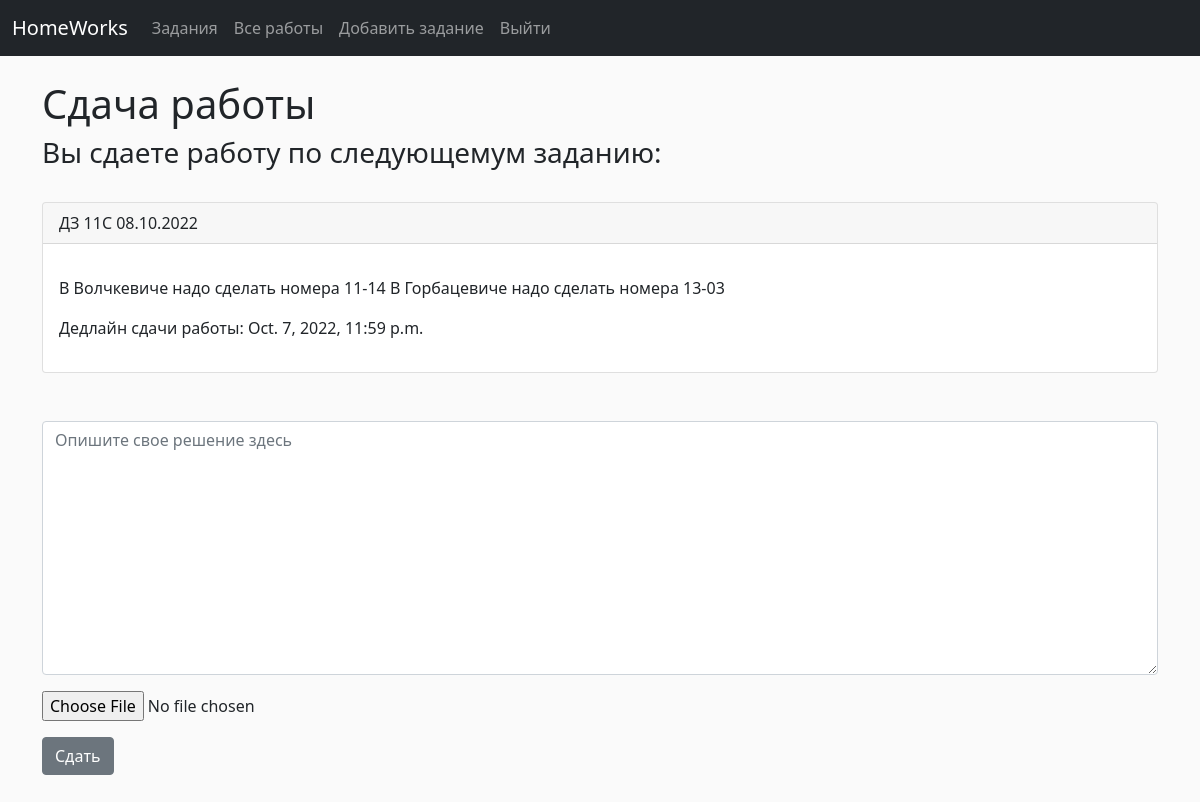
The app's page /add_work/1 (signed in) with its own data.
### works/models.py (models this page shows)
class Task(models.Model):
	name = models.CharField('Название работы', max_length=120)
	description = models.TextField(blank=True)
	deadline = models.DateTimeField('Дедлайн сдачи работы')
	def __str__(self):
		return self.name

### works/views.py (the view)
# urls.py: path('add_work/<task_id>', views.add_work, name="add-work"),
def add_work(request, task_id):
	task = Task.objects.filter(pk=task_id)[0]
	submitted = False
	if request.method == "POST":
		form = WorkForm(request.POST, request.FILES)
		print(form, request.POST)
		if form.is_valid():
			work = form.save(commit=False)
			work.owner = request.user.id
			work.task = task
			work.save()
			return HttpResponseRedirect(f'/add_work/{task_id}?submitted=True')
	else:
		form = WorkForm
		if 'submitted' in request.GET:
			submitted = True
	return render(request, 'works/add_work.html', {'form': form, 'submitted': submitted, 'task': task})

### works/templates/works/add_work.html (shortened to what this page needs)
{% extends 'works/base.html' %}
{% block content %}
    {% if user.is_authenticated %}
		<h1>Сдача работы</h1>
		{% if submitted %}
			<h3>Вы супешно сдали работу по следующему заданию:</h3>
			<br/>
			<div class="card">
				<div class="card-header">
					{{ task }}
				</div>
				<div class="card-body">
					<p class="card-text">
						<p>{{ task.description }}</p>
						<p>Дедлайн сдачи работы: {{ task.deadline }}</p>
					</p>
				</div>
			</div>
			<br/>
			<form action="{% url 'home' %}">
			    <input type="submit" value="Вернуться на главную"  class="btn btn-secondary">
			</form>
		{% else %}
			<h3>Вы сдаете работу по следующемум заданию:</h3>
			<br/>
			<div class="card">
				<div class="card-header">
					{{ task }}
				</div>
				<div class="card-body">
					<p class="card-text">
						<p>{{ task.description }}</p>
						<p>Дедлайн сдачи работы: {{ task.deadline }}</p>
					</p>
				</div>
			</div>
			<br/><br/>
            <form action="" method=POST aligh='left' enctype="multipart/form-data">
				{{ form.as_p }}
			<input type="submit" value="Сдать" class="btn btn-secondary">
	        </form>
		{% endif %}
		<br/><br/>
	{% else %}
		<h1> Sorry, you should be logged in to view this page</h1>
	{% endif %}
{% endblock %}

### works/templates/works/base.html (style rules this page uses)
body { background: #fafafa; }

### records on screen
Task: name "ДЗ 11С 08.10.2022", description "В Волчкевиче надо сделать номера 11-14 В Горбацевиче надо сделать номера 13-03", deadline "Oct. 7, 2022, 11:59 p.m."
